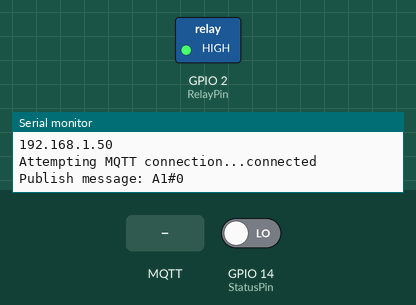
Simulated run of this sketch. Board: ESP8266 (NodeMCU). Parts: switched loads named in the sketch (green lamp = pin HIGH), the last lines printed to the serial monitor. The test bench sets the inputs (shaded band); at power-on: GPIO 14 (StatusPin) LOW. WiFi joins after 1.5 s; servers stay silent unless stated; no MQTT or app messages arrive unless stated.

Above: at 2.7 s.
2.8 s: MQTT message "1" arrives on the first subscribed topic
At 3.7 s:
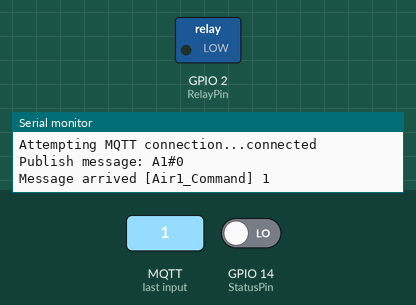
7.0 s: GPIO 14 (StatusPin) driven HIGH
At 9.2 s:
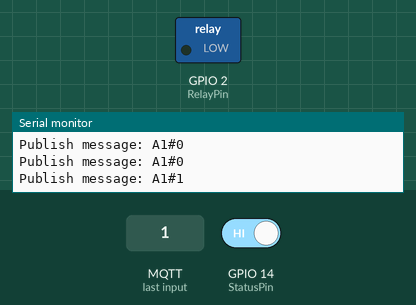
9.5 s: GPIO 14 (StatusPin) driven LOW
At 10.9 s:
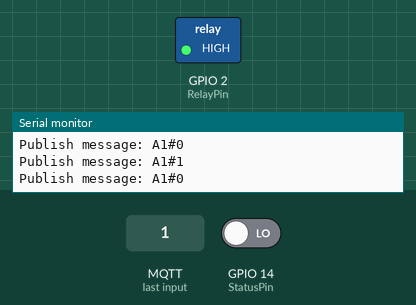
Timing chart, 0 to 12.5 s (numbered marks = the images above; inputs shaded):
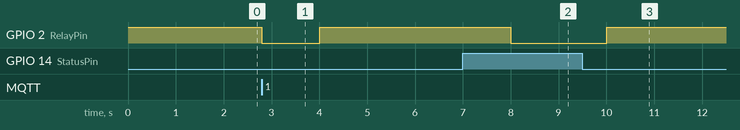

Measured:
- after the input at 2.8 s, GPIO 2 (RelayPin): HIGH → LOW at once, → HIGH 1.2 s later
- after the input at 7.0 s, GPIO 2 (RelayPin): HIGH → LOW after 1.0 s
- after the input at 9.5 s, GPIO 2 (RelayPin): LOW → HIGH after 0.51 s

The sketch:

ESP8266_MQTT_Client.ino
```cpp
#include <ESP8266WiFi.h>
#include <PubSubClient.h>

#define RelayPin  2
#define StatusPin 14

// Update these with values suitable for your network.
const char* ssid = "OpenWrt";
const char* password = "0842216218";
//const char* mqtt_server = "broker.mqtt-dashboard.com";
IPAddress ip_server(192,168,100,1);

const char* ClientID = "ESP-Client";
const char* inTopic = "Air1_Command";
const char* outTopic = "Status";

WiFiClient espClient;
PubSubClient client(espClient);
long lastMsg = 0;
char msg[50];

void setup_wifi() {

  delay(10);
  // We start by connecting to a WiFi network
  Serial.println();
  Serial.print("Connecting to ");
  Serial.println(ssid);

  WiFi.begin(ssid, password);

  while (WiFi.status() != WL_CONNECTED) {
    delay(500);
    Serial.print(".");
  }

  Serial.println("");
  Serial.println("WiFi connected");
  Serial.println("IP address: ");
  Serial.println(WiFi.localIP());
}

void callback(char* topic, byte* payload, unsigned int length) {
  Serial.print("Message arrived [");
  Serial.print(topic);
  Serial.print("] ");
  for (int i = 0; i < length; i++) {
    Serial.print((char)payload[i]);
  }
  Serial.println();

  // Switch on the LED if an 1 was received as first character
  if ((char)payload[0] == '1') {
    digitalWrite(RelayPin, LOW);   // Turn the LED on (Note that LOW is the voltage level
    // but actually the LED is on; this is because
    // it is acive low on the ESP-01)
  } else {
    digitalWrite(RelayPin, HIGH);  // Turn the LED off by making the voltage HIGH
  }

}

void reconnect() {
  // Loop until we're reconnected
  while (!client.connected()) {
    Serial.print("Attempting MQTT connection...");
    // Attempt to connect
    if (client.connect(ClientID)) {
      Serial.println("connected");
      // Once connected, publish an announcement...
      client.publish(outTopic, "hello world");
      // ... and resubscribe
      client.subscribe(inTopic);
    } else {
      Serial.print("failed, rc=");
      Serial.print(client.state());
      Serial.println(" try again in 5 seconds");
      // Wait 5 seconds before retrying
      delay(5000);
    }
  }
}

void setup() {
  pinMode(RelayPin, OUTPUT);
  pinMode(StatusPin, INPUT);
  digitalWrite(RelayPin,HIGH);
  Serial.begin(115200);
  setup_wifi();
  client.setServer(ip_server, 1883);
  client.setCallback(callback);
}

void loop() {

  if (!client.connected())
  {
    reconnect();
  }
  client.loop();

  long now = millis();
  if (now - lastMsg > 2000) {
    lastMsg = now;
    boolean st = digitalRead(StatusPin);
    snprintf (msg, 75, "A1#%d", st);
    Serial.print("Publish message: ");
    Serial.println(msg);
    client.publish(outTopic, msg);
    digitalWrite(RelayPin, !st);
  }
}
```
